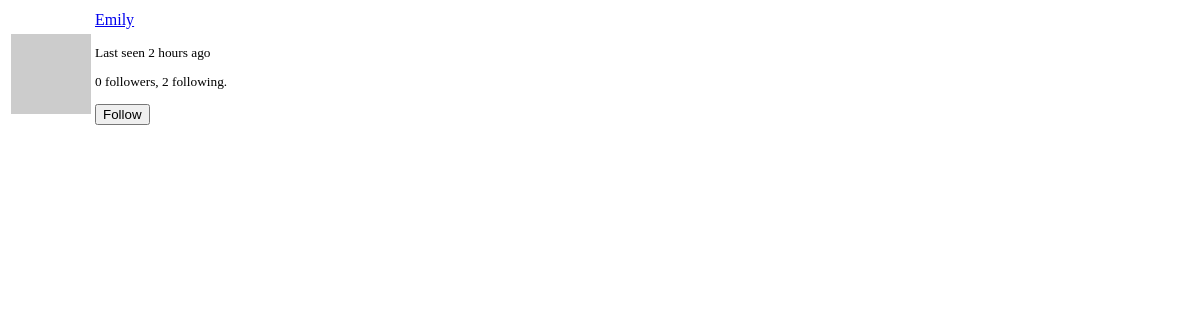
Before: /user/Emily/popup (signed in) with the older database file.
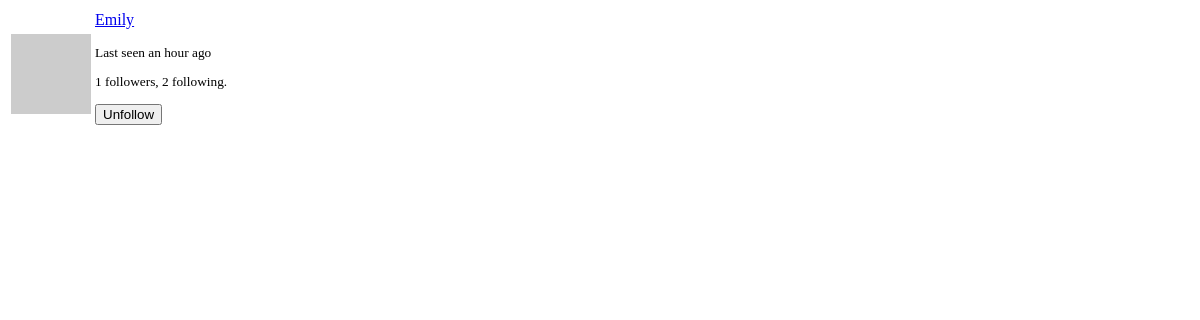
After: the same page with the newer database file.
### app/models.py (models this page shows, shortened)
class User(UserMixin, db.Model):
    id = db.Column(db.Integer, primary_key=True)
    username = db.Column(db.String(30), index=True, unique=True)
    email = db.Column(db.String(50), index=True, unique=True)
    password_hash = db.Column(db.String(128))
    projects = db.relationship('Project', backref='owner', lazy='dynamic')
    about_me = db.Column(db.String(140))
    last_seen = db.Column(db.DateTime, default=datetime.utcnow)
    followed = db.relationship(
        'User', secondary=followers,
        primaryjoin=(followers.c.follower_id == id),
        secondaryjoin=(followers.c.followed_id == id),
        backref=db.backref('followers', lazy='dynamic'), lazy='dynamic')
    def avatar(self, size):
        digest = md5(self.email.lower().encode('utf-8')).hexdigest()
        return 'https://www.gravatar.com/avatar/{}?d=retro&s={}'.format(digest, size)
    def is_following(self, user):
        return self.followed.filter(
            followers.c.followed_id == user.id).count() > 0

### app/routes.py (the view)
@app.route('/user/<username>/popup')
@login_required
def user_popup(username):
    user = User.query.filter_by(username=username).first_or_404()
    form = EmptyForm()
    return render_template('user_popup.html', user=user, form=form)

### app/forms.py
class EmptyForm(FlaskForm):
    submit = SubmitField('Submit')

### app/models.py (called while the page is built)
@login.user_loader
def load_user(id):
    return User.query.get(int(id))

### app/routes.py (called while the page is built)
@app.before_request
def before_request():
    if current_user.is_authenticated:
        current_user.last_seen = datetime.utcnow()
        db.session.commit()

### app/templates/user_popup.html (shortened to what this page needs)
<table class="table">
    <tr>
        <td width="64" style="border: 0px;"><img src="{{ user.avatar(64) }}"></td>
        <td style="border: 0px;">
            <p><a href="{{ url_for('user', username=user.username) }}">{{ user.username }}</a></p>
            <small>
                {% if user.last_seen %}
                <p>Last seen {{ moment(user.last_seen).fromNow() }}</p>
                {% endif %}
                <p>{{ user.followers.count() }} followers, {{ user.followed.count() }} following.</p>
                {% if user != current_user %}
                    {% if not current_user.is_following(user) %}
                        <p>
                            <form action="{{ url_for('follow', username=user.username) }}" method="post">
                                {{ form.submit(value='Follow', class="btn btn-primary") }}
                            </form>
                        </p>
                    {% else %}
                        <p>
                            <form action="{{ url_for('unfollow', username=user.username) }}" method="post">
                                {{ form.submit(value='Unfollow', class="btn btn-primary") }}
                            </form>
                        </p>
                    {% endif %}
                {% endif %}
            </small>
        </td>
    </tr>
</table>

Changed rows visible on the page:
changed User "Emily": last_seen "2 hours ago" → "an hour ago"
Other visible differences:
{{ user.followers.count() }}: "0" → "1"
form field submit: (not shown) → "Unfollow"
form field submit: "Follow" → (not shown)
